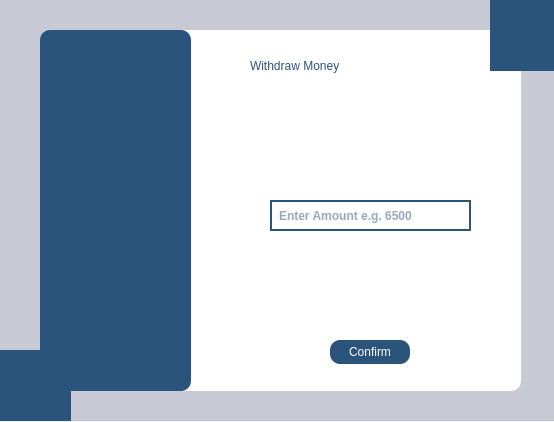
<?xml version="1.0" encoding="UTF-8"?>
<ui version="4.0">
 <class>WithdrawDialog</class>
 <widget class="QDialog" name="WithdrawDialog">
  <property name="geometry">
   <rect>
    <x>0</x>
    <y>0</y>
    <width>554</width>
    <height>422</height>
   </rect>
  </property>
  <property name="windowTitle">
   <string>Dialog</string>
  </property>
  <widget class="QLabel" name="label_8">
   <property name="geometry">
    <rect>
     <x>490</x>
     <y>0</y>
     <width>71</width>
     <height>71</height>
    </rect>
   </property>
   <property name="styleSheet">
    <string notr="true">QLabel{
background-color:#2b547d;
}</string>
   </property>
   <property name="text">
    <string/>
   </property>
  </widget>
  <widget class="QLabel" name="label_7">
   <property name="geometry">
    <rect>
     <x>0</x>
     <y>350</y>
     <width>71</width>
     <height>71</height>
    </rect>
   </property>
   <property name="styleSheet">
    <string notr="true">QLabel{
background-color:#2b547d;
}</string>
   </property>
   <property name="text">
    <string/>
   </property>
  </widget>
  <widget class="QPushButton" name="withdraw_confirmation_btn">
   <property name="geometry">
    <rect>
     <x>330</x>
     <y>340</y>
     <width>80</width>
     <height>24</height>
    </rect>
   </property>
   <property name="styleSheet">
    <string notr="true">QPushButton{
background-color:#2b547d;
color:white;
border-radius:10px;
padding:7px 14px;
}
QPushButton:hover{
background-color:rgb(41, 128, 185);
}
QPushButton:pressed{
background-color:rgb(31, 97, 141);
}</string>
   </property>
   <property name="text">
    <string>Confirm</string>
   </property>
  </widget>
  <widget class="QLineEdit" name="amount_input">
   <property name="geometry">
    <rect>
     <x>270</x>
     <y>200</y>
     <width>201</width>
     <height>31</height>
    </rect>
   </property>
   <property name="font">
    <font>
     <family>Arial</family>
     <pointsize>9</pointsize>
     <italic>false</italic>
     <bold>true</bold>
    </font>
   </property>
   <property name="styleSheet">
    <string notr="true">QLineEdit{
font: 700 9pt &quot;Arial&quot;;
background-color: rgb(255, 255, 255);
color:rgb(43, 84, 125);
border:2px solid rgb(43, 84, 125);
padding:5px;
}
</string>
   </property>
   <property name="placeholderText">
    <string>Enter Amount e.g. 6500</string>
   </property>
  </widget>
  <widget class="QLabel" name="label_3">
   <property name="geometry">
    <rect>
     <x>40</x>
     <y>30</y>
     <width>151</width>
     <height>361</height>
    </rect>
   </property>
   <property name="styleSheet">
    <string notr="true">border-radius:10px;
background-color:#2b547d;</string>
   </property>
   <property name="text">
    <string/>
   </property>
  </widget>
  <widget class="QLabel" name="label_2">
   <property name="geometry">
    <rect>
     <x>230</x>
     <y>200</y>
     <width>31</width>
     <height>31</height>
    </rect>
   </property>
   <property name="styleSheet">
    <string notr="true">background-color: none;</string>
   </property>
   <property name="text">
    <string/>
   </property>
   <property name="pixmap">
    <pixmap resource="images.qrc">:/new/prefix1/images/withdraw_17765296.png</pixmap>
   </property>
   <property name="scaledContents">
    <bool>true</bool>
   </property>
  </widget>
  <widget class="QLabel" name="label_4">
   <property name="geometry">
    <rect>
     <x>170</x>
     <y>30</y>
     <width>351</width>
     <height>361</height>
    </rect>
   </property>
   <property name="styleSheet">
    <string notr="true">border-radius:10px;
background-color:white;</string>
   </property>
   <property name="text">
    <string/>
   </property>
  </widget>
  <widget class="QLabel" name="label">
   <property name="geometry">
    <rect>
     <x>250</x>
     <y>40</y>
     <width>221</width>
     <height>51</height>
    </rect>
   </property>
   <property name="styleSheet">
    <string notr="true">QLabel{
background-color:none;
font: 700 20pt &quot;Arial&quot;;
color:#2b547d;}</string>
   </property>
   <property name="text">
    <string>Withdraw Money</string>
   </property>
  </widget>
  <widget class="QLabel" name="label_11">
   <property name="geometry">
    <rect>
     <x>50</x>
     <y>170</y>
     <width>131</width>
     <height>81</height>
    </rect>
   </property>
   <property name="text">
    <string/>
   </property>
   <property name="pixmap">
    <pixmap resource="images.qrc">:/new/prefix1/images/wmremove-transformed.png</pixmap>
   </property>
   <property name="scaledContents">
    <bool>true</bool>
   </property>
  </widget>
  <widget class="QLabel" name="label_16">
   <property name="geometry">
    <rect>
     <x>10</x>
     <y>360</y>
     <width>51</width>
     <height>51</height>
    </rect>
   </property>
   <property name="text">
    <string/>
   </property>
   <property name="pixmap">
    <pixmap resource="images.qrc">:/new/prefix1/images/wmremove-transformed.png</pixmap>
   </property>
   <property name="scaledContents">
    <bool>true</bool>
   </property>
  </widget>
  <widget class="QLabel" name="label_17">
   <property name="geometry">
    <rect>
     <x>500</x>
     <y>10</y>
     <width>51</width>
     <height>51</height>
    </rect>
   </property>
   <property name="text">
    <string/>
   </property>
   <property name="pixmap">
    <pixmap resource="images.qrc">:/new/prefix1/images/wmremove-transformed.png</pixmap>
   </property>
   <property name="scaledContents">
    <bool>true</bool>
   </property>
  </widget>
  <widget class="QLabel" name="label_5">
   <property name="geometry">
    <rect>
     <x>0</x>
     <y>0</y>
     <width>561</width>
     <height>421</height>
    </rect>
   </property>
   <property name="styleSheet">
    <string notr="true">QLabel{
background-color:rgb(199, 201, 213);
}</string>
   </property>
   <property name="text">
    <string/>
   </property>
  </widget>
  <zorder>label_5</zorder>
  <zorder>label_4</zorder>
  <zorder>label_8</zorder>
  <zorder>withdraw_confirmation_btn</zorder>
  <zorder>amount_input</zorder>
  <zorder>label</zorder>
  <zorder>label_2</zorder>
  <zorder>label_17</zorder>
  <zorder>label_3</zorder>
  <zorder>label_11</zorder>
  <zorder>label_7</zorder>
  <zorder>label_16</zorder>
 </widget>
 <resources>
  <include location="images.qrc"/>
 </resources>
 <connections/>
</ui>
